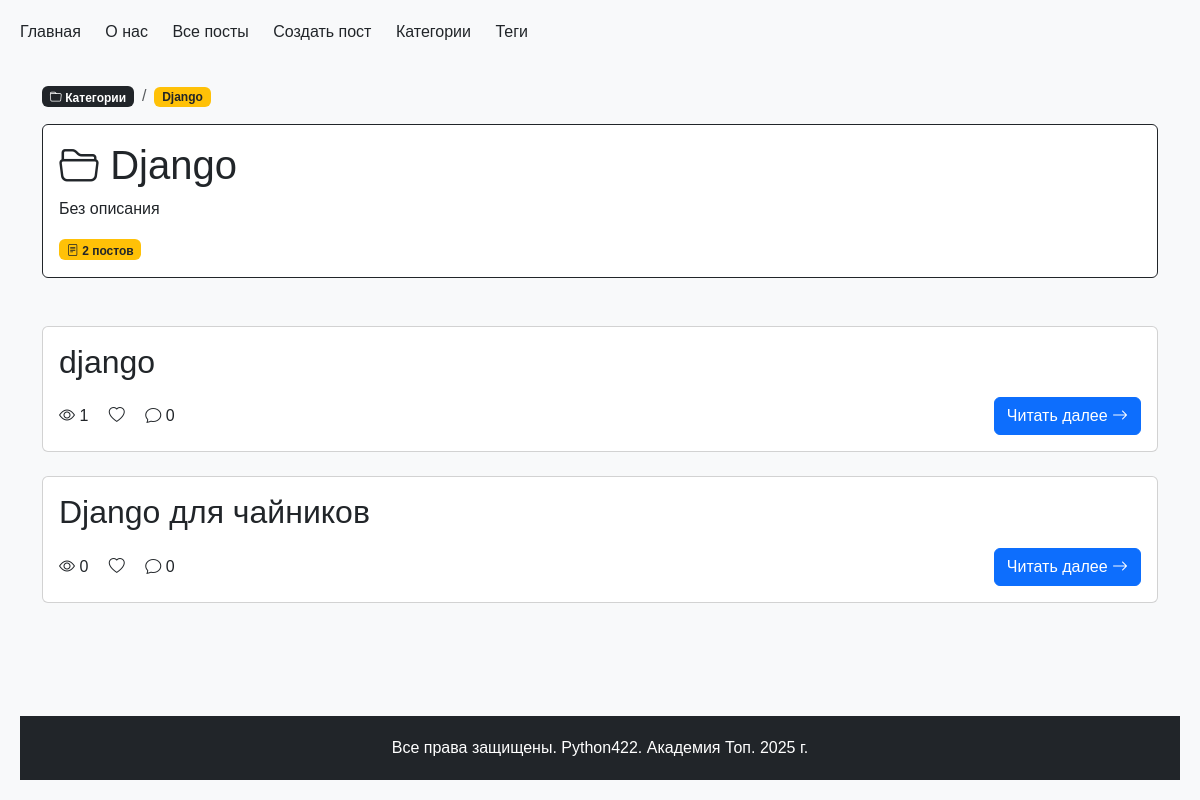
/posts/categories/django/, run on the app's committed database.
### python_blog/models.py (models this page shows, shortened)
class Category(models.Model):
    name = models.CharField(max_length=200, verbose_name="Название")
    slug = models.SlugField(max_length=250, unique=True, verbose_name="Слаг")
    description = models.TextField(
        blank=True, null=True, default="Без описания", verbose_name="Описание"
    )
    class Meta:
        verbose_name = "Категория"
        verbose_name_plural = "Категории"
        ordering = ["name"]

class Post(models.Model):
    STATUS_CHOICES = [
        ("draft", "Черновик"),
        ("review", "На проверке"),
        ("reviewed", "Проверено"),
        ("published", "Опубликовано"),
    ]
    title = models.CharField(max_length=100, unique=True, verbose_name="Заголовок")
    slug = models.SlugField(max_length=250, unique=True, verbose_name="Слаг", blank=True, null=True)
    content = models.TextField(verbose_name="Контент")
    author = models.ForeignKey(get_user_model(), on_delete=models.CASCADE, verbose_name="Автор", related_name="posts", default=None, null=True)
    created_at = models.DateTimeField(auto_now_add=True, verbose_name="Дата создания")
    updated_at = models.DateTimeField(auto_now=True, verbose_name="Дата обновления")
    views = models.PositiveIntegerField(default=0, verbose_name="Просмотры")
    status = models.CharField(
        max_length=10, choices=STATUS_CHOICES, default="review", verbose_name="Статус"
    )
    category = models.ForeignKey(
        "Category",  # Ссылка на модель Category
        on_delete=models.SET_NULL,  # При удалении категории, установить значение NULL
        blank=True,  # Не требуем в формах заполнения
        null=True,  # Разрешаем значение NULL в базе данных
        related_name="posts",  # Имя обратной связи
        default=None,  # По умолчанию значение NULL
        verbose_name="Категория",
    )
    tags = models.ManyToManyField("Tag", related_name="posts", verbose_name="Теги")
    class Meta:
        ordering = ["-created_at"]
        verbose_name = "Пост"
        verbose_name_plural = "Посты"

### python_blog/views.py (the view)
# urls.py: path("categories/<slug:category_slug>/", category_detail, name="category_detail"),
def category_detail(request, category_slug):
    category = Category.objects.filter(slug=category_slug).first()
    posts = Post.objects.filter(category=category)
    return render(
        request, "category_detail.html", {"category": category, "posts": posts}
    )

### python_blog/context_processors.py (called while the page is built)
def menu_items(request):
    menu = [
        {"title": "Главная", "url_name": "main"},
        {"title": "О нас", "url_name": "about"},
        {"title": "Все посты", "url_name": "blog:posts"},
        {"title": "Создать пост", "url_name": "blog:post_create"},
        {"title": "Категории", "url_name": "blog:categories"},
        {"title": "Теги", "url_name": "blog:tags"},
    ]
    current_url_name = request.resolver_match.view_name
    for item in menu:
        item['is_active'] = current_url_name == item['url_name']
    return {'menu_items': menu}

### python_blog/templates/category_detail.html (shortened to what this page needs)
{% extends "base.html" %}
{% block content %}
<div class="container mt-4">
    <div class="row mb-4">
        <div class="col-12">
            <nav aria-label="breadcrumb">
                <ol class="breadcrumb d-flex align-items-center">
                    <li class="breadcrumb-item">
                        <a href="{% url 'blog:categories' %}" class="badge bg-dark text-white text-decoration-none">
                            <i class="bi bi-folder"></i> Категории
                        </a>
                    </li>
                    <li class="breadcrumb-item">
                        <span class="badge bg-warning text-dark">{{ category.name }}</span>
                    </li>
                </ol>
            </nav>
            <div class="card border-dark mb-4">
                <div class="card-body">
                    <h1 class="card-title text-dark">
                        <i class="bi bi-folder2-open"></i> {{ category.name }}
                    </h1>
                    <p class="card-text">{{ category.description }}</p>
                    <span class="badge bg-warning text-dark">
                        <i class="bi bi-file-text"></i> {{ category.posts.count }} постов
                    </span>
                </div>
            </div>
        </div>
    </div>
    <div class="row">
        <div class="col-12">
            {% for post in posts %}
                {% include 'post_preview_include.html' %}
            {% empty %}
                <div class="alert alert-warning">
                    <i class="bi bi-info-circle"></i> В этой категории пока нет постов
                </div>
            {% endfor %}
        </div>
    </div>
</div>
{% endblock %}

### python_blog/templates/post_preview_include.html (shortened to what this page needs)
<div class="card mb-4">
    <div class="card-body">
        <h2 class="card-title">{{ post.title }}</h2>
        <div class="d-flex justify-content-between align-items-center">
            <div class="stats">
                <span class="me-3"><i class="bi bi-eye"></i> {{ post.views }}</span>
                <span class="me-3"><i class="bi bi-heart"></i> {{ post.likes }}</span>
                <span><i class="bi bi-chat"></i> {{ post.comments|length }}</span>
            </div>
            <a href="{% url 'blog:post_detail' post.slug %}" class="btn btn-primary">
                Читать далее <i class="bi bi-arrow-right"></i>
            </a>
        </div>
    </div>
</div>

### static/css/main.css (style rules this page uses)
body { min-height: 100vh; display: flex; flex-direction: column; margin: 0; padding: 20px; background-color: #f8f9fa; font-family: Arial, sans-serif; }

### data on the page
Category: name "Django", description "Без описания", posts.count "2"
Post: title "django", views "1", comments|length "0"
Post: title "Django для чайников", views "0", comments|length "0"

### other printed values
{{ item.title }} "Главная" "О нас" "Все посты" "Создать пост" "Категории" "Теги"
